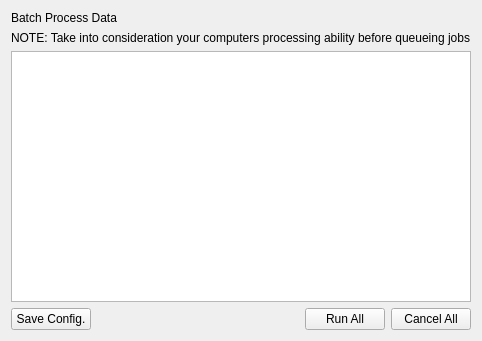
<?xml version="1.0" encoding="UTF-8"?>
<ui version="4.0">
 <class>BatchProcessing</class>
 <widget class="QWidget" name="BatchProcessing">
  <property name="geometry">
   <rect>
    <x>0</x>
    <y>0</y>
    <width>448</width>
    <height>341</height>
   </rect>
  </property>
  <property name="windowTitle">
   <string>Batch Processing</string>
  </property>
  <layout class="QVBoxLayout" name="verticalLayout">
   <item>
    <widget class="QLabel" name="lbl_title">
     <property name="text">
      <string>Batch Process Data</string>
     </property>
    </widget>
   </item>
   <item>
    <widget class="QLabel" name="lbl_note">
     <property name="text">
      <string>NOTE: Take into consideration your computers processing ability before queueing jobs</string>
     </property>
    </widget>
   </item>
   <item>
    <widget class="QListWidget" name="list_wdgt_plugins"/>
   </item>
   <item>
    <layout class="QHBoxLayout" name="horizontalLayout">
     <item>
      <widget class="QPushButton" name="btn_save_config">
       <property name="text">
        <string>Save Config.</string>
       </property>
      </widget>
     </item>
     <item>
      <spacer name="horizontalSpacer">
       <property name="orientation">
        <enum>Qt::Horizontal</enum>
       </property>
       <property name="sizeHint" stdset="0">
        <size>
         <width>40</width>
         <height>20</height>
        </size>
       </property>
      </spacer>
     </item>
     <item>
      <widget class="QPushButton" name="btn_run_all">
       <property name="text">
        <string>Run All</string>
       </property>
      </widget>
     </item>
     <item>
      <widget class="QPushButton" name="btn_cancel_all">
       <property name="text">
        <string>Cancel All</string>
       </property>
      </widget>
     </item>
    </layout>
   </item>
  </layout>
 </widget>
 <resources/>
 <connections/>
</ui>
